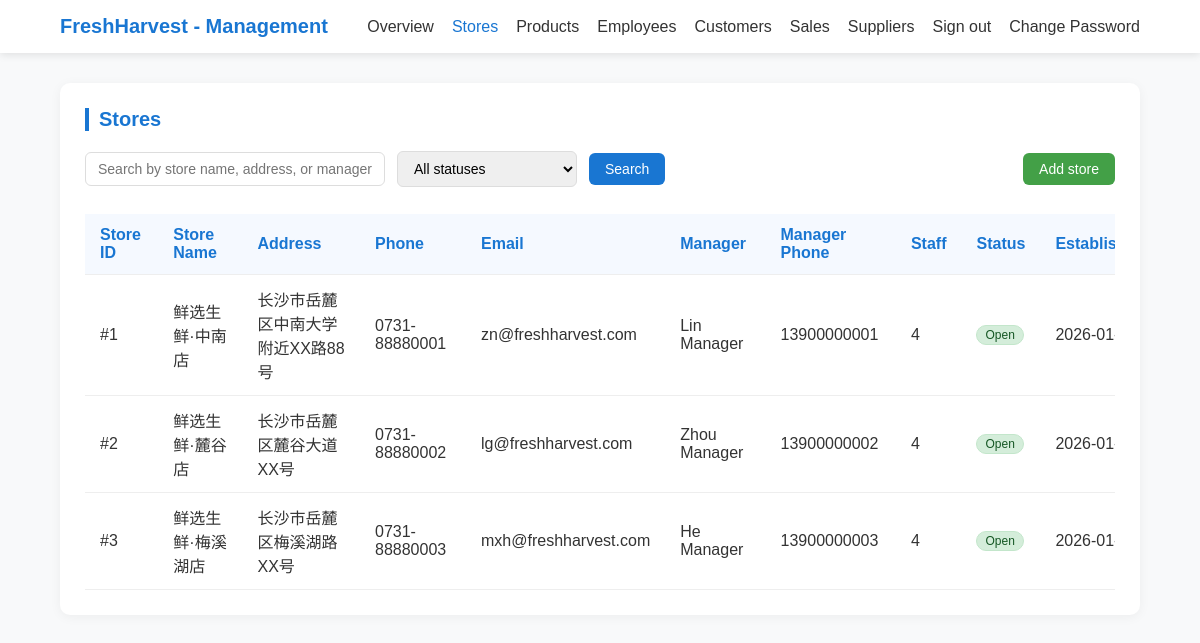
The page /manager/stores.php on the database as committed earlier.
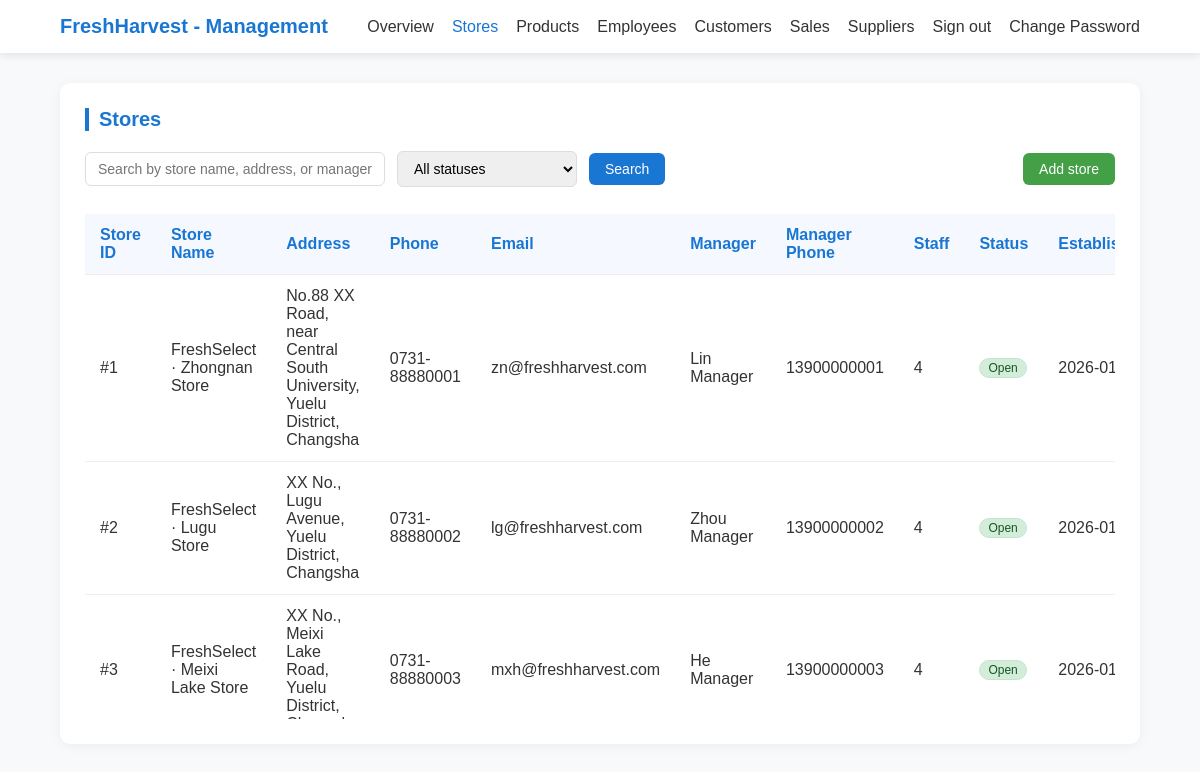
The same page on the database as committed later.
### tables this page shows
CREATE TABLE IF NOT EXISTS `Branch` (
  `branch_ID` INT NOT NULL AUTO_INCREMENT,
  `branch_name` VARCHAR(100) UNIQUE NOT NULL,
  `address` VARCHAR(255) NOT NULL,
  `phone` VARCHAR(20) NULL,
  `email` VARCHAR(100) NULL,
  `manager_ID` INT NULL,  
  `manager_phone` VARCHAR(20) NULL,
  `status` ENUM('active', 'inactive', 'under_renovation') DEFAULT 'active',
  `created_at` TIMESTAMP DEFAULT CURRENT_TIMESTAMP,
  PRIMARY KEY (`branch_ID`)

);

### manager/inc/data.php (called while the page is built, shortened)
<?php
require_once __DIR__ . '/db_connect.php';
function mapEmployeeStatusLabel($statusRaw) {
    switch ($statusRaw) {
        case 'active':
        case '在职':
        case 'Active':
            return 'Active';
    }
}
function mapBranchStatusLabel($statusRaw) {
    switch ($statusRaw) {
        case 'active':
        case '营业中':
        case 'Open':
            return 'Open';
    }
}
function getProductsViewData() {
    global $conn;
    $products = [];
    try {
        $sql = "SELECT * FROM v_products_list";
        $result = $conn->query($sql);
        if ($result && $result->num_rows > 0) {
            while ($row = $result->fetch_assoc()) {
                $statusText = '';
                $stock = $row['stock'];
                if ($stock <= 0) {
                    $statusText = 'Out of stock';
                } elseif ($stock < 10) {
                    $statusText = 'Low stock';
                } else {
                    $statusText = 'In stock';
                }
                $products[] = [
                    'id' => $row['id'],
                    'name' => $row['name'],
                    'sku' => $row['sku'],
                    'description' => $row['description'],
                    'spec' => $row['parent_category'] ?? '',
                    'unit' => $row['unit'],
                    'price' => '¥' . number_format($row['price'], 2),
                    'category' => $row['category'],
                    'status' => $row['status'],
                    'statusText' => $statusText,
                    'stock' => $stock,
                    'image' => '',
                ];
            }
        }
    } catch (Exception $e) {
        error_log("获取产品数据失败: " . $e->getMessage());
    }
    return $products;
}
function getEmployeesData() {
    global $conn;
    $employees = [];
    try {
        $sql = "SELECT * FROM v_employees";
        $result = $conn->query($sql);
        if ($result && $result->num_rows > 0) {
            while ($row = $result->fetch_assoc()) {
                $statusText = mapEmployeeStatusLabel($row['status_raw'] ?? '');
                $employees[] = [
                    'id' => $row['id'] ?? '',
                    'name' => $row['name'] ?? '',
                    'role' => $row['role'] ?? '',
                    'salary' => floatval($row['salary'] ?? 0),
                    'start_date' => $row['start_date'] ?? '',
                    'status' => $statusText,
                    'email' => $row['email'] ?? '',
                    'phone' => $row['phone'] ?? $row['staff_phone'] ?? '',
                    'branch_name' => $row['branch_name'] ?? 'Unassigned',
                    'branch_id' => $row['branch_id'] ?? 0,
                    'username' => $row['username'] ?? '',
                    'created_at' => $row['created_at'] ?? '',
                    'hire_date' => $row['start_date'] ?? '',
                    'status_raw' => $row['status_raw'] ?? '',
                ];
            }
        } else {
            error_log("员工数据查询结果为空");
        }
    } catch (Exception $e) {
        error_log("获取员工数据失败: " . $e->getMessage());
    }
    return $employees;
}
function getBranchesData() {
    global $conn;
    $branches = [];
    try {
        $sql = "SELECT * FROM Branch";
        $result = $conn->query($sql);
        $managers = [];
        $managerSql = "SELECT s.staff_ID, CONCAT(u.first_name, ' ', u.last_name) AS name,
                             u.user_telephone AS phone
                      FROM Staff s
                      JOIN User u ON s.user_name = u.user_name
                      WHERE s.position = 'Manager' AND s.status = 'active'";
        $managerResult = $conn->query($managerSql);
        if ($managerResult && $managerResult->num_rows > 0) {
            while ($mgr = $managerResult->fetch_assoc()) {
                $managers[$mgr['staff_ID']] = [
                    'name' => $mgr['name'],
                    'phone' => $mgr['phone']
                ];
            }
        }
        if ($result->num_rows > 0) {
            while ($row = $result->fetch_assoc()) {
                $branchId = $row['branch_ID'] ?? 0;
                $employees = getEmployeesData();
                $staffCount = 0;
                foreach ($employees as $emp) {
                    if ($emp['branch_id'] == $branchId && $emp['status_raw'] == 'active') {
                        $staffCount++;
                    }
                }
                $managerId = $row['manager_ID'] ?? '';
                $managerName = 'Not set';
                $managerPhone = '';
                if (!empty($managerId) && isset($managers[$managerId])) {
                    $managerName = $managers[$managerId]['name'];
                    $managerPhone = $managers[$managerId]['phone'];
                }
                $statusText = mapBranchStatusLabel($row['status'] ?? '');
                $branches[] = [
                    'id' => $row['branch_ID'] ?? '',
                    'name' => $row['branch_name'] ?? '',
                    'address' => $row['address'] ?? '',
                    'phone' => $row['phone'] ?? '',
                    'email' => $row['email'] ?? '',
                    'manager_id' => $managerId,
                    'manager_name' => $managerName,
                    'manager_phone' => $managerPhone,
                    'staff_count' => $staffCount,
                    'status' => $statusText,
                    'status_raw' => $row['status'] ?? '',
                    'established_date' => date('Y-m-d', strtotime($row['established_date'] ?? 'now')),
                    'created_at' => $row['established_date'] ?? '',
                ];
            }
        } else {
            error_log("门店数据查询结果为空");
        }
    } catch (Exception $e) {
        error_log("获取门店数据失败: " . $e->getMessage());
    }
    return $branches;
}
$products = getProductsViewData();
$branches = getBranchesData();
?>

### manager/stores.php (the view, shortened to what this page needs)
<?php
require_once __DIR__ . '/inc/db_connect.php';
require_once __DIR__ . '/inc/data.php';
require_once __DIR__ . '/inc/header.php';
$branches = getBranchesData();
?>
<section class="section">
    <h2 class="section-title">Stores</h2>
    <div class="filter-bar" style="display:flex;align-items:center;gap:12px;margin-bottom:12px;">
        <input id="storeSearch" class="filter-input" placeholder="Search by store name, address, or manager" style="flex:1;max-width:300px;">
        <select id="storeStatusFilter" class="filter-select">
            <option value="">All statuses</option>
        </select>
        <button class="btn btn-primary" id="storeSearchBtn">Search</button>
        <button class="btn btn-success" id="storeAddBtn" style="margin-left:auto;">Add store</button>
    </div>
    <div style="max-height:520px;overflow:auto;">
        <table class="data-table" style="min-width:1300px;">
            <thead>
                <tr>
                    <th>Store ID</th>
                    <th>Store Name</th>
                    <th>Address</th>
                    <th>Phone</th>
                    <th>Email</th>
                    <th>Manager</th>
                    <th>Manager Phone</th>
                    <th>Staff</th>
                    <th>Status</th>
                    <th>Established</th>
                </tr>
            </thead>
            <tbody id="storesTbody">
                <?php if (!empty($branches)): ?>
                    <?php foreach ($branches as $branch): ?>
                    <?php
                        $statusLabelMap = [
                            'active' => 'Open',
                            '营业中' => 'Open',
                            'Open' => 'Open',
                            'under_renovation' => 'Renovating',
                            '装修中' => 'Renovating',
                            'Renovating' => 'Renovating',
                            'inactive' => 'Closed',
                            '已停业' => 'Closed',
                            'Closed' => 'Closed'
                        ];
                        $statusLabel = $statusLabelMap[$branch['status']] ?? $branch['status'];
                        $statusClassMap = [
                            'Open' => 'status-accepted',
                            'Renovating' => 'status-pending',
                            'Closed' => 'status-rejected'
                        ];
                        $status_class = $statusClassMap[$statusLabel] ?? '';
                    ?>
                    <tr data-id="<?= htmlspecialchars($branch['id']) ?>"
                        data-status="<?= htmlspecialchars($statusLabel) ?>">
                        <td>#<?= htmlspecialchars($branch['id']) ?></td>
                        <td><?= htmlspecialchars($branch['name']) ?></td>
                        <td><?= htmlspecialchars($branch['address']) ?></td>
                        <td><?= htmlspecialchars($branch['phone']) ?></td>
                        <td><?= htmlspecialchars($branch['email']) ?></td>
                        <td><?= htmlspecialchars($branch['manager_name']) ?></td>
                        <td><?= htmlspecialchars($branch['manager_phone']) ?></td>
                        <td><?= $branch['staff_count'] ?></td>
                        <td>
                            <span class="status-tag <?= $status_class ?>">
                                <?= htmlspecialchars($statusLabel) ?>
                            </span>
                        </td>
                        <td><?= htmlspecialchars($branch['established_date']) ?></td>
                    </tr>
                    <?php endforeach; ?>
                <?php endif; ?>
            </tbody>
        </table>
    </div>
</section>

### manager/inc/header.php (shortened to what this page needs)
<!DOCTYPE html>
<html lang="en">
<head>
</head>
<body>
<header class="header">
    <div class="nav-container">
        <a href="overview.php" class="logo">FreshHarvest - Management</a>
        <?php
        $curPage = basename($_SERVER['PHP_SELF']);
        $navLinks = [
            'Overview' => 'overview.php',
            'Stores' => 'stores.php',
            'Products' => 'goods.php',
            'Employees' => 'employees.php',
            'Customers' => 'customers.php',
            'Sales' => 'saletrend.php',
            'Suppliers' => 'sup_Info.php',
            'Sign out' => 'logout',
            'Change Password' => 'change_password.php'
        ];
        echo '<ul class="nav-menu">';
        foreach ($navLinks as $label => $url) {
          if ($label === 'Sign out') {
             echo "<li><a class='nav-link logout-btn' href='javascript:void(0)'>{$label}</a></li>";
          } else {
            $activeClass = ($curPage === basename($url)) ? 'active' : '';
            echo "<li><a class='nav-link {$activeClass}' href='{$url}'>{$label}</a></li>";
          }
        }
        echo '</ul>';
?>
    </div>
</header>
<main>

### manager/inc/header.php (style rules this page uses)
* { margin:0;padding:0;box-sizing:border-box;font-family:'Microsoft YaHei',Arial,sans-serif; }
body { background:#f8f9fa;color:#333; }
.header { background:#fff;box-shadow:0 2px 8px rgba(0,0,0,0.1);position:sticky;top:0;z-index:999; }
.nav-container { width:90%;margin:0 auto;display:flex;justify-content:space-between;align-items:center;padding:15px 0; }
.logo { font-size:20px;font-weight:700;color:#1976d2;text-decoration:none; }
.nav-menu { display:flex;list-style:none;gap:18px; }
.nav-link { color:#333;text-decoration:none;font-weight:500;transition:color 0.3s; }
.nav-link:hover, .nav-link.active { color:#1976d2; }
main { width:90%;margin:30px auto;min-height:calc(100vh - 200px); }
.section { background:#fff;border-radius:10px;box-shadow:0 2px 12px rgba(0,0,0,0.05);padding:25px;margin-bottom:30px; }
.section-title { font-size:20px;font-weight:600;margin-bottom:20px;color:#1976d2;border-left:4px solid #1976d2;padding-left:10px; }
.data-table { width:100%;border-collapse:collapse;margin-top:15px; }
.data-table th, .data-table td { padding:12px 15px;text-align:left;border-bottom:1px solid #eee; }
.data-table th { background:#f5f9ff;color:#1976d2;font-weight:600; }
.btn { padding:8px 16px;border-radius:6px;border:none;font-size:14px;cursor:pointer;transition:background-color 0.3s; }
.btn-primary { background:#1976d2;color:white; }
.btn-success { background:#43a047;color:white; }
.filter-bar { display:flex;gap:15px;margin-bottom:20px;flex-wrap:wrap;align-items:center; }
.filter-input { padding:8px 12px;border:1px solid #ddd;border-radius:6px;font-size:14px;width:200px; }
.filter-select { padding:8px 12px;border:1px solid #ddd;border-radius:6px;font-size:14px;width:180px; }
.status-tag { padding:4px 8px;border-radius:12px;font-size:12px;font-weight:500; }
.status-accepted { background:#e8f5e9;color:#43a047; }

### manager/stores.php (style rules this page uses)
.status-tag { padding: 2px 8px; border-radius: 12px; font-size: 12px; display: inline-block; }
.status-accepted { background-color: #d4edda; color: #155724; border: 1px solid #c3e6cb; }

Rows that differ between the two databases and show on the page:
changed branch "zn@freshharvest.com": branch_name "鲜选生鲜·中南店" → "FreshSelect · Zhongnan Store"; address "长沙市岳麓区中南大学附近XX路88号" → "No.88 XX Road, near Central South University, Yuelu District, Changsha"
changed branch "lg@freshharvest.com": branch_name "鲜选生鲜·麓谷店" → "FreshSelect · Lugu Store"; address "长沙市岳麓区麓谷大道XX号" → "XX No., Lugu Avenue, Yuelu District, Changsha"
changed branch "mxh@freshharvest.com": branch_name "鲜选生鲜·梅溪湖店" → "FreshSelect · Meixi Lake Store"; address "长沙市岳麓区梅溪湖路XX号" → "XX No., Meixi Lake Road, Yuelu District,…"
